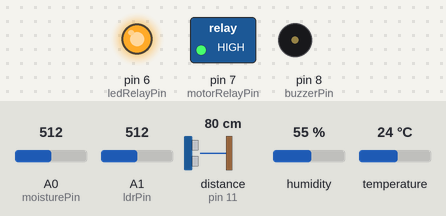
Bench run of a sketch on a simulated Arduino Uno, built with avr-gcc and run on an emulated ATmega328P. Parts: switched loads named in the sketch (green lamp = pin HIGH), output pins drawn as LEDs (lit = HIGH), buzzer (waves = sounding, pin HIGH). Wiring (inferred from the names in the program): ultrasonic range finder: trigger pin 10; echo pin 11. The inputs (shaded band) are chosen by the test bench; at power-on: A0 (moisturePin) = 512, distance to the obstacle (sensor on pin 11) 80 cm, A1 (ldrPin) = 512, humidity 55 %, temperature 24 °C. The echo pulse lasts 58.3 µs per cm; pins used as bus, display or sensor lines are not drawn; what the sketch prints to the serial monitor is not drawn.

Above: at 6.0 s.
6.1 s: A0 (moisturePin) set to 591
12.3 s: A0 (moisturePin) set to 612
At 17.0 s:
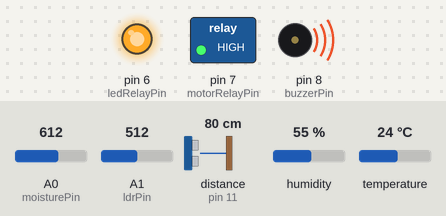
22.2 s: distance to the obstacle (sensor on pin 11) set to 15 cm
28.4 s: distance to the obstacle (sensor on pin 11) set to 12 cm
At 37.4 s:
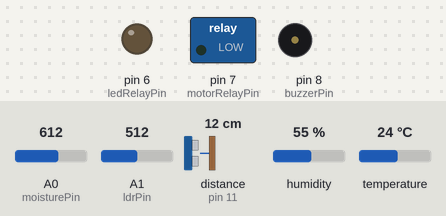
Timing chart, 0 to 38.4 s (numbered marks = the images above; inputs shaded):
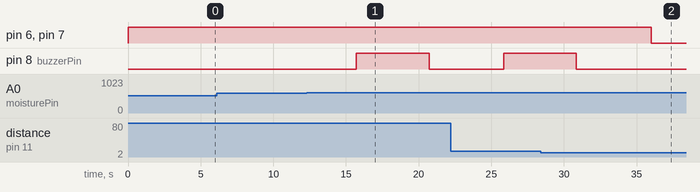

The sketch:

Automatic_Plant_Watering_System.ino
```cpp
#include <DHT.h>

#define DHTPIN 2
#define DHTTYPE DHT11
DHT dht(DHTPIN, DHTTYPE);

// Sensor Pins
const int moisturePin = A0;
const int ldrPin = A1;
const int trigPin = 10;
const int echoPin = 11;

// Output Pins
const int motorRelayPin = 7;    // IN1 of relay (Motor)
const int ledRelayPin = 6;      // IN2 of relay (12V LED strip)
const int buzzerPin = 8;

// Thresholds
const int moistureThreshold = 600; // adjust as needed
const int lightThreshold = 300;
const int tankEmptyThreshold = 13; // cm
const int maxTankHeight = 15;

void setup() {
  Serial.begin(9600);
  dht.begin();

  pinMode(trigPin, OUTPUT);
  pinMode(echoPin, INPUT);

  pinMode(motorRelayPin, OUTPUT);
  pinMode(ledRelayPin, OUTPUT);
  pinMode(buzzerPin, OUTPUT);

  digitalWrite(motorRelayPin, HIGH);  // motor OFF
  digitalWrite(ledRelayPin, HIGH);    // LED OFF
  digitalWrite(buzzerPin, LOW);       // buzzer OFF

  Serial.println("🌱 Automated Plant Watering System Initialized 🌱");
}

long readDistanceCM() {
  digitalWrite(trigPin, LOW);
  delayMicroseconds(2);
  digitalWrite(trigPin, HIGH);
  delayMicroseconds(10);
  digitalWrite(trigPin, LOW);

  long duration = pulseIn(echoPin, HIGH, 30000); // timeout 30ms
  if (duration == 0) {
    Serial.println("⚠️ Invalid ultrasonic reading!");
    return -1;
  }

  return duration * 0.034 / 2;
}

void loop() {
  float temp = dht.readTemperature();
  float hum = dht.readHumidity();

  if (isnan(temp) || isnan(hum)) {
    Serial.println("❌ Failed to read from DHT sensor!");
    temp = 0;
    hum = 0;
  }

  int soilValue = analogRead(moisturePin);
  int lightValue = analogRead(ldrPin);
  long waterDistance = readDistanceCM();

  int levelCM = (waterDistance >= 0) ? maxTankHeight - waterDistance : 0;
  int waterLevelPercent = constrain((levelCM * 100) / maxTankHeight, 0, 100);

  // Display sensor readings
  Serial.println("------------ Sensor Data ------------");
  Serial.print("Temperature: "); Serial.print(temp); Serial.println(" °C");
  Serial.print("Humidity: "); Serial.print(hum); Serial.println(" %");
  Serial.print("Soil Moisture: "); Serial.println(soilValue);
  Serial.print("Light Level: "); Serial.println(lightValue);
  Serial.print("Water Level: "); Serial.print(waterLevelPercent); Serial.println(" %");

  // Light logic (info only)
  if (lightValue < lightThreshold) {
    Serial.println("It's dark, LED ON.");
  }

  // Watering Logic
  if (soilValue > moistureThreshold) { // Soil is dry
    if (waterDistance >= 0 && waterDistance < tankEmptyThreshold) { // Water available
      Serial.println("💧 Soil is dry. Pumping water...");

      digitalWrite(motorRelayPin, LOW);   // Motor ON
      digitalWrite(ledRelayPin, LOW);     // LED ON
      delay(10000);                       // Water for 10 seconds

      digitalWrite(motorRelayPin, HIGH);  // Motor OFF
      digitalWrite(ledRelayPin, HIGH);    // LED OFF
    } else {
      Serial.println("⚠️ Water tank is empty!");
      digitalWrite(motorRelayPin, HIGH);   // Motor OFF
      digitalWrite(ledRelayPin, HIGH);     // LED OFF
      digitalWrite(buzzerPin, HIGH);       // Buzzer ON
      delay(5000);                         // Alert for 5 seconds
      digitalWrite(buzzerPin, LOW);        // Buzzer OFF
    }
  } else {
    Serial.println("✅ Soil is wet. No watering needed.");
    digitalWrite(motorRelayPin, HIGH);    // Motor OFF
    digitalWrite(ledRelayPin, HIGH);      // LED OFF
    digitalWrite(buzzerPin, LOW);         // Buzzer OFF
  }

  Serial.println("-------------------------------------\n");
  delay(5000); // 5 seconds between checks
}
```

Measured:
- the behaviour switches between 600 and 601 on A0 (moisturePin) (found by bisection; images 0 and 1)
- the behaviour switches between 14 and 13 cm on distance to the obstacle (sensor on pin 11) (found by bisection; images 1 and 2)
- after the input at 6.1 s, every drawn part: stays the same
- after the input at 12.3 s, pin 8 (buzzerPin): LOW → HIGH after 3.4 s, → LOW 5.0 s later
- after the input at 28.4 s, pin 6 (ledRelayPin), pin 7 (motorRelayPin): HIGH → LOW after 7.6 s; pin 8 (buzzerPin): goes on until 30.9 s, then stays LOW
